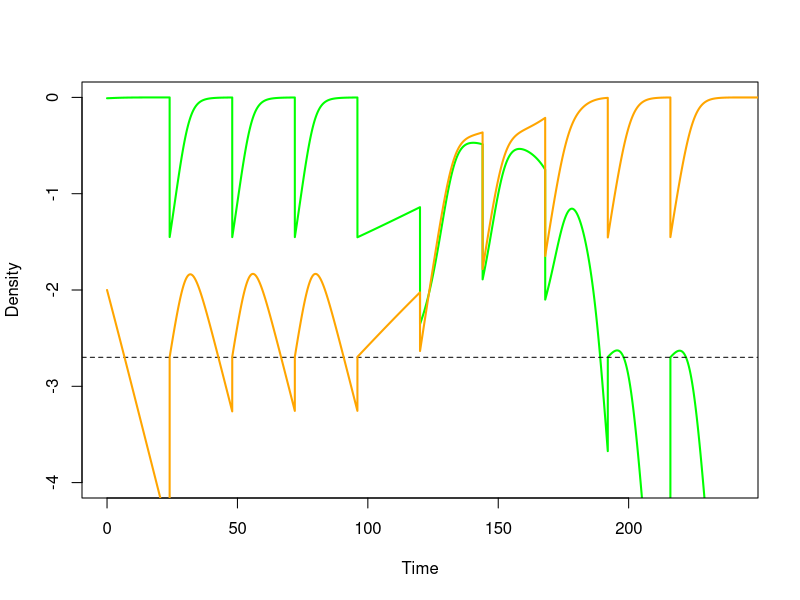
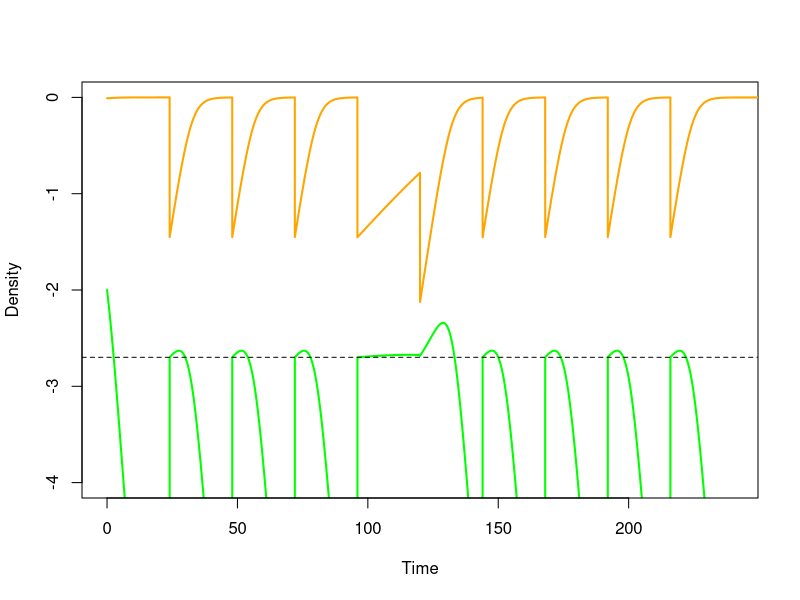
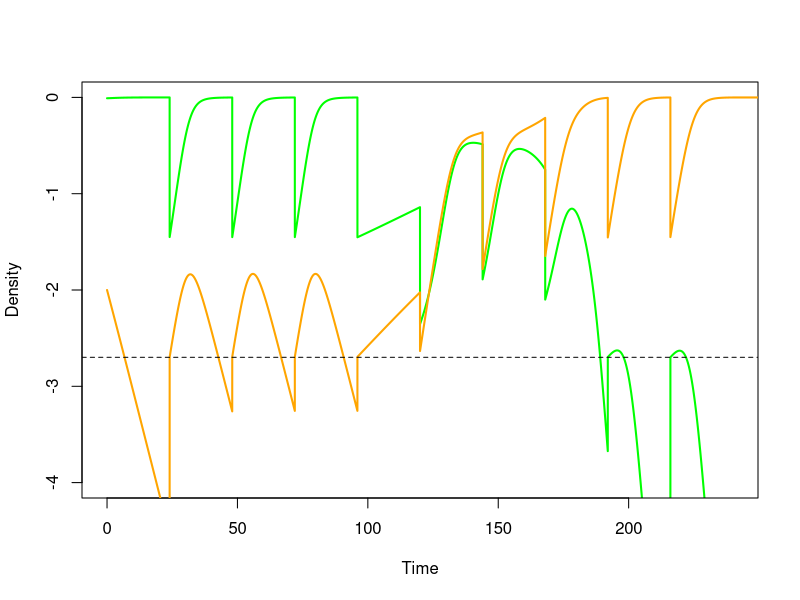
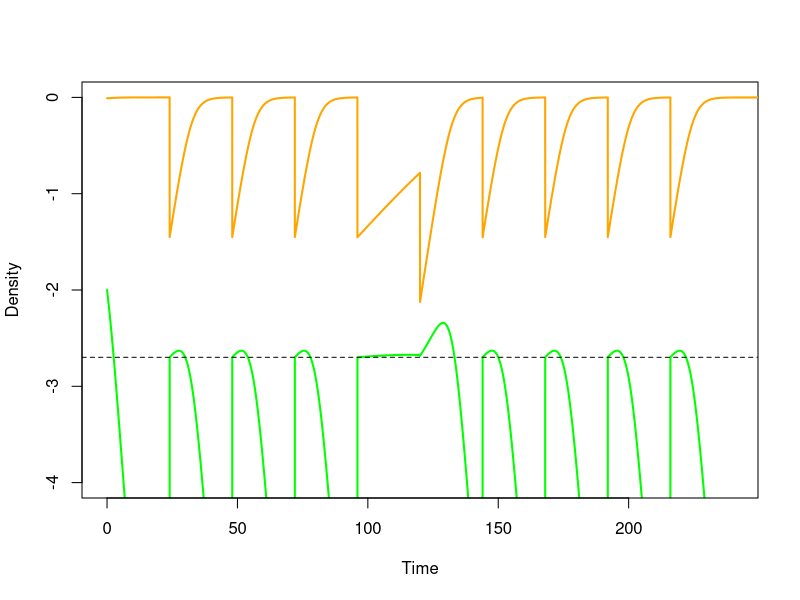

Generate these figures, in order, with R:
library(deSolve)
library(ggplot2)

#FUNCTIONS
  #LV model with Allee effect
  dy = c(0.0,0.0)
  LVAMonod <- function (t,y,parameters) {
    x <- y[1]
    y <- y[2]
    r1 <- parameters[1]
    r2 <- parameters[2]
    alpha12 <- parameters[3]
    alpha21 <- parameters[4]
    A <- parameters[5]
    t1 = t
    ta = parameters[8]
    IC51 = parameters[9]
    IC52 = parameters[10]
    Cm = parameters[11]
    
    if(t1 < ta | t1 > (ta+24) ) {
      dy[1] <- r1*x *((1-x)*x/(A+x) -alpha12*y)  
      dy[2] <- r2*y *(1 -y -alpha21*x)  
    } else {  #antibiotic shock
      dy[1] <- Rstatic(r1, Cm, IC51) *x * ((1-x)*x/(A+x) -alpha12*y) 
      dy[2] <- Rstatic(r2, Cm, IC52)*y *(1 -y -alpha21*x) 
    }
    list(dy)
  }
  
  # Serial dilutions with dispersal
  Dilute <- function(t, y, parms){
    y[1] <- y[1] / parms[7] + parms[6] 
    y[2] <- y[2] / parms[7] + parms[6]
    return(c(y[1], y[2]))
  }
  
  # Bacteriostatic model
  Rstatic <- function (R0, Bstat, I50) {
    Rstat <- R0 / (1 + Bstat / I50 ) 
    return (Rstat)
  }

#PARAMETER VALUES
  stepT = 1/100
  Tf = 240
  dilu = 30 #dilution rate
  rf= 0.52 #growth rate fast grower
  rs=0.41 #growth rate slow grower
  D = 0.002  # Dispersal applied during dilutions
  #AA=0.0
  AA=0.0085 #Allee effect
  alpha12 = 1.6 #interaction strength
  alpha21 = 1.6 #interaction strength
  Tshock = 96 #time at which antibiotic exposure begins
  IC50_1 = 3.1 #IC50 of fast grower
  IC50_2 = 8.3 #IC50 of slow grower
  Cm0 = 40 # Antibiotic concentration during shock
  
  #in order: r1,r2,alpha12,alpha21,A,D, dil, Tshock, IC50_1, IC50_2, Cm0 
  pars = c(rf,rs,alpha12,alpha21, AA, D, dilu, Tshock, IC50_1, IC50_2, Cm0)

  #simulation for Fig S14_D (left panel)
  yini = c(0.98, 0.01) 
  LVA.simulation <- ode(y = yini, func = LVAMonod,
                       times = seq(0,Tf,by = stepT), parms = pars, events = list(func = Dilute, time = c(24,48,72,96,120,144,168,192,216,240,264)))
  #plot it
  plot (LVA.simulation[,1], log10(LVA.simulation[,2]), xlim=c(0, Tf), ylim=c(-4,0), xlab='Time', ylab='Density', type = 'l', col='green', lwd = 2) 
  abline(h=log10(D), lty=2)
  lines (LVA.simulation[,1], log10(LVA.simulation[,3]), col = 'orange', lwd = 2)
  #export plot
  pdf('F_S14D_left.pdf', width=4, height=4)
  plot (LVA.simulation[,1], log10(LVA.simulation[,2]), xlim=c(0, Tf), ylim=c(-4,0), xlab='Time', ylab='Density', type = 'l', col='green', lwd = 2)
  lines (LVA.simulation[,1], log10(LVA.simulation[,3]), col = 'orange', lwd = 2)
  abline(h=log10(D), lty=2)
  dev.off()



#simulation for Fig S14_D (right panel)
  yini = c(0.01, 0.98) 
  LVA.simulation <- ode(y = yini, func = LVAMonod,
                      times = seq(0,Tf,by = stepT), parms = pars, events = list(func = Dilute, time = c(24,48,72,96,120,144,168,192,216,240,264)))
  #plot it
  plot (LVA.simulation[,1], log10(LVA.simulation[,2]), xlim=c(0, Tf), ylim=c(-4,0), xlab='Time', ylab='Density', type = 'l', col='green', lwd = 2) 
  abline(h=log10(D), lty=2)
  lines (LVA.simulation[,1], log10(LVA.simulation[,3]), col = 'orange', lwd = 2)
  #export plot
  pdf('F_S14D_right.pdf', width=4, height=4)
    plot (LVA.simulation[,1], log10(LVA.simulation[,2]), xlim=c(0, Tf), ylim=c(-4,0), xlab='Time', ylab='Density', type = 'l', col='green', lwd = 2)
    lines (LVA.simulation[,1], log10(LVA.simulation[,3]), col = 'orange', lwd = 2)
    abline(h=log10(D), lty=2)
  dev.off()
